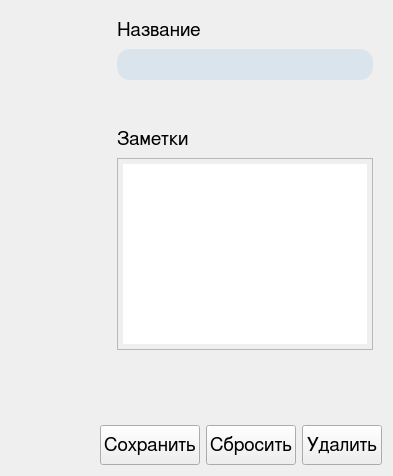
            <widget class="QWidget" name="serSettingsPage">
             <layout class="QVBoxLayout" name="verticalLayout_10">
              <item>
               <layout class="QHBoxLayout" name="horizontalLayout_10">
                <property name="spacing">
                 <number>9</number>
                </property>
                <property name="leftMargin">
                 <number>9</number>
                </property>
                <property name="topMargin">
                 <number>9</number>
                </property>
                <property name="rightMargin">
                 <number>9</number>
                </property>
                <property name="bottomMargin">
                 <number>9</number>
                </property>
                <item>
                 <layout class="QVBoxLayout" name="prevSetLayout">
                  <item>
                   <widget class="QWidget" name="prevSetWidget" native="true">
                    <property name="styleSheet">
                     <string notr="true">
border-radius: 10px;</string>
                    </property>
                    <layout class="QGridLayout" name="gridLayout_7">
                     <property name="leftMargin">
                      <number>0</number>
                     </property>
                     <property name="topMargin">
                      <number>0</number>
                     </property>
                     <property name="rightMargin">
                      <number>0</number>
                     </property>
                     <property name="bottomMargin">
                      <number>0</number>
                     </property>
                     <item row="0" column="0">
                      <layout class="QVBoxLayout" name="verticalLayout_6">
                       <property name="bottomMargin">
                        <number>9</number>
                       </property>
                       <item>
                        <widget class="QLabel" name="prevImage">
                         <property name="text">
                          <string/>
                         </property>
                        </widget>
                       </item>
                       <item>
                        <layout class="QHBoxLayout" name="horizontalLayout">
                         <property name="leftMargin">
                          <number>9</number>
                         </property>
                         <property name="rightMargin">
                          <number>9</number>
                         </property>
                         <item>
                          <widget class="QPushButton" name="chooseFileBut">
                           <property name="styleSheet">
                            <string notr="true">QPushButton {
  background-color: rgb(218, 228, 237);
  border: none;
  border-radius: 5px;
  color: black;
  padding: 3px;
}

QPushButton:hover {
  background-color: #fafafa;
}

QPushButton:pressed {
  background-color: #eeeeee;
}:w</string>
                           </property>
                           <property name="text">
                            <string/>
                           </property>
                           <property name="icon">
                            <iconset>
                             <normaloff>media/image-redo.svg</normaloff>media/image-redo.svg</iconset>
                           </property>
                           <property name="iconSize">
                            <size>
                             <width>24</width>
                             <height>24</height>
                            </size>
                           </property>
                          </widget>
                         </item>
                         <item>
                          <widget class="QPushButton" name="deletePrev">
                           <property name="styleSheet">
                            <string notr="true">QPushButton {
  background-color: rgb(218, 228, 237);
  border: none;
  border-radius: 5px;
  color: black;
  padding: 3px;
}

QPushButton:hover {
  background-color: #fafafa;
}

QPushButton:pressed {
  background-color: #eeeeee;
}:w</string>
                           </property>
                           <property name="text">
                            <string/>
                           </property>
                           <property name="icon">
                            <iconset>
                             <normaloff>media/trash.png</normaloff>media/trash.png</iconset>
                           </property>
                           <property name="iconSize">
                            <size>
                             <width>24</width>
                             <height>24</height>
                            </size>
                           </property>
                          </widget>
                         </item>
                        </layout>
                       </item>
                      </layout>
                     </item>
                    </layout>
                   </widget>
                  </item>
                  <item>
                   <spacer name="verticalSpacer_4">
                    <property name="orientation">
                     <enum>Qt::Vertical</enum>
                    </property>
                    <property name="sizeHint" stdset="0">
                     <size>
                      <width>20</width>
                      <height>40</height>
                     </size>
                    </property>
                   </spacer>
                  </item>
                 </layout>
                </item>
                <item>
                 <layout class="QVBoxLayout" name="verticalLayout_11">
                  <item>
                   <widget class="QLabel" name="label_5">
                    <property name="font">
                     <font>
                      <family>FreeSans</family>
                      <pointsize>14</pointsize>
                     </font>
                    </property>
                    <property name="styleSheet">
                     <string notr="true">color: black</string>
                    </property>
                    <property name="text">
                     <string>Название</string>
                    </property>
                   </widget>
                  </item>
                  <item>
                   <widget class="QLineEdit" name="serialNameLbl">
                    <property name="styleSheet">
                     <string notr="true">QLineEdit {
  background-color: rgb(218, 228, 237);
  border: none;
  border-radius: 13px;
  color: black;
  font-size: 18px;
  padding: 4px 10px;
  text-align: left;
}</string>
                    </property>
                   </widget>
                  </item>
                  <item>
                   <spacer name="verticalSpacer_3">
                    <property name="orientation">
                     <enum>Qt::Vertical</enum>
                    </property>
                    <property name="sizeHint" stdset="0">
                     <size>
                      <width>20</width>
                      <height>40</height>
                     </size>
                    </property>
                   </spacer>
                  </item>
                  <item>
                   <widget class="QLabel" name="label_4">
                    <property name="font">
                     <font>
                      <family>FreeSans</family>
                      <pointsize>14</pointsize>
                     </font>
                    </property>
                    <property name="styleSheet">
                     <string notr="true">color: black</string>
                    </property>
                    <property name="text">
                     <string>Заметки</string>
                    </property>
                   </widget>
                  </item>
                  <item>
                   <widget class="QTextEdit" name="noteTextEdit">
                    <property name="styleSheet">
                     <string notr="true">color: black;
padding: 5px;</string>
                    </property>
                   </widget>
                  </item>
                 </layout>
                </item>
               </layout>
              </item>
              <item>
               <spacer name="verticalSpacer_2">
                <property name="orientation">
                 <enum>Qt::Vertical</enum>
                </property>
                <property name="sizeHint" stdset="0">
                 <size>
                  <width>20</width>
                  <height>40</height>
                 </size>
                </property>
               </spacer>
              </item>
              <item>
               <widget class="QLabel" name="label_6">
                <property name="text">
                 <string/>
                </property>
               </widget>
              </item>
              <item>
               <layout class="QHBoxLayout" name="horizontalLayout_5">
                <item>
                 <spacer name="horizontalSpacer_2">
                  <property name="orientation">
                   <enum>Qt::Horizontal</enum>
                  </property>
                  <property name="sizeHint" stdset="0">
                   <size>
                    <width>40</width>
                    <height>20</height>
                   </size>
                  </property>
                 </spacer>
                </item>
                <item>
                 <widget class="QPushButton" name="saveSerBt">
                  <property name="minimumSize">
                   <size>
                    <width>0</width>
                    <height>40</height>
                   </size>
                  </property>
                  <property name="font">
                   <font>
                    <family>FreeSans</family>
                    <pointsize>14</pointsize>
                   </font>
                  </property>
                  <property name="styleSheet">
                   <string notr="true">QPushButton {
  background-color: rgb(218, 228, 237);
  border: none;
  border-radius: 5px;
  color: black;
  padding: 3px;
}

QPushButton:hover {
  background-color: #fafafa;
}

QPushButton:pressed {
  background-color: #eeeeee;
}:w</string>
                  </property>
                  <property name="text">
                   <string>Сохранить</string>
                  </property>
                  <property name="icon">
                   <iconset>
                    <normaloff>media/save.svg</normaloff>media/save.svg</iconset>
                  </property>
                  <property name="iconSize">
                   <size>
                    <width>24</width>
                    <height>24</height>
                   </size>
                  </property>
                 </widget>
                </item>
                <item>
                 <widget class="QPushButton" name="clearSerBt">
                  <property name="minimumSize">
                   <size>
                    <width>0</width>
                    <height>40</height>
                   </size>
                  </property>
                  <property name="font">
                   <font>
                    <family>FreeSans</family>
                    <pointsize>14</pointsize>
                   </font>
                  </property>
                  <property name="styleSheet">
                   <string notr="true">QPushButton {
  background-color: rgb(218, 228, 237);
  border: none;
  border-radius: 5px;
  color: black;
  padding: 3px;
}

QPushButton:hover {
  background-color: #fafafa;
}

QPushButton:pressed {
  background-color: #eeeeee;
}:w</string>
                  </property>
                  <property name="text">
                   <string>Сбросить</string>
                  </property>
                  <property name="icon">
                   <iconset>
                    <normaloff>media/clear.png</normaloff>media/clear.png</iconset>
                  </property>
                  <property name="iconSize">
                   <size>
                    <width>24</width>
                    <height>24</height>
                   </size>
                  </property>
                 </widget>
                </item>
                <item>
                 <widget class="QPushButton" name="deleteSerBt">
                  <property name="minimumSize">
                   <size>
                    <width>0</width>
                    <height>40</height>
                   </size>
                  </property>
                  <property name="font">
                   <font>
                    <family>FreeSans</family>
                    <pointsize>14</pointsize>
                   </font>
                  </property>
                  <property name="styleSheet">
                   <string notr="true">QPushButton {
  background-color: rgb(218, 228, 237);
  border: none;
  border-radius: 5px;
  color: black;
  padding: 3px;
}

QPushButton:hover {
  background-color: #fafafa;
}

QPushButton:pressed {
  background-color: #eeeeee;
}:w</string>
                  </property>
                  <property name="text">
                   <string>Удалить</string>
                  </property>
                  <property name="icon">
                   <iconset>
                    <normaloff>media/trash.png</normaloff>media/trash.png</iconset>
                  </property>
                  <property name="iconSize">
                   <size>
                    <width>24</width>
                    <height>24</height>
                   </size>
                  </property>
                 </widget>
                </item>
               </layout>
              </item>
             </layout>
            </widget>
